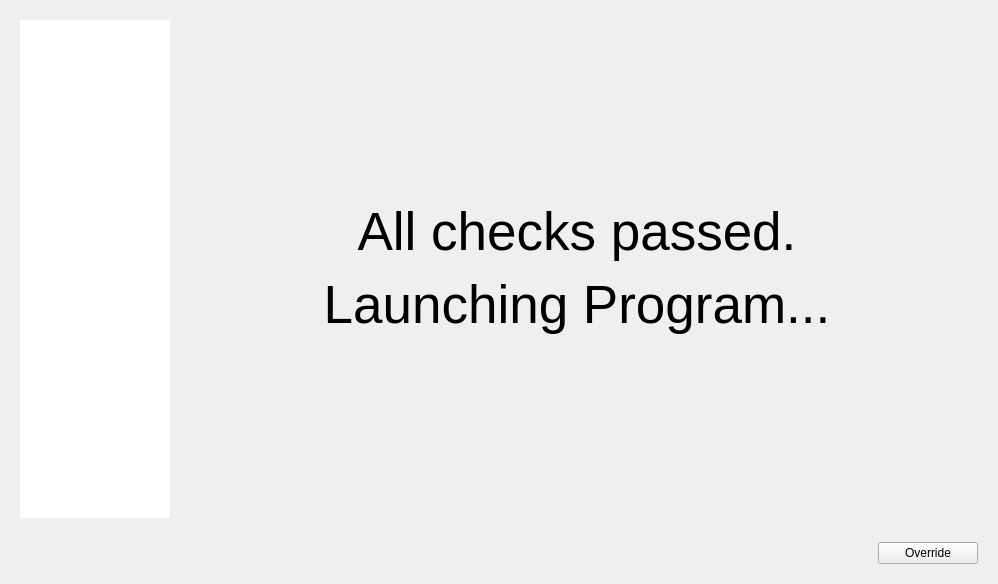
<?xml version="1.0" encoding="UTF-8"?>
<ui version="4.0">
 <class>StartWizard</class>
 <widget class="QWidget" name="StartWizard">
  <property name="geometry">
   <rect>
    <x>0</x>
    <y>0</y>
    <width>998</width>
    <height>584</height>
   </rect>
  </property>
  <property name="windowTitle">
   <string>Start Wizard</string>
  </property>
  <layout class="QVBoxLayout" name="verticalLayout">
   <item>
    <widget class="QWidget" name="widget" native="true">
     <layout class="QHBoxLayout" name="horizontalLayout_2">
      <item>
       <widget class="QListWidget" name="page_status_list_widget">
        <property name="maximumSize">
         <size>
          <width>150</width>
          <height>16777215</height>
         </size>
        </property>
        <property name="frameShape">
         <enum>QFrame::NoFrame</enum>
        </property>
        <property name="frameShadow">
         <enum>QFrame::Plain</enum>
        </property>
        <property name="lineWidth">
         <number>0</number>
        </property>
        <property name="midLineWidth">
         <number>0</number>
        </property>
        <property name="wordWrap">
         <bool>true</bool>
        </property>
       </widget>
      </item>
      <item>
       <widget class="QStackedWidget" name="stacked_widget">
        <property name="currentIndex">
         <number>2</number>
        </property>
        <widget class="ModInstallWidget" name="module_install_widget"/>
        <widget class="ParameterCheckWidget" name="parameter_check_widget"/>
        <widget class="QWidget" name="launch_widget">
         <layout class="QHBoxLayout" name="horizontalLayout_3">
          <item>
           <widget class="QLabel" name="launch_label">
            <property name="font">
             <font>
              <pointsize>40</pointsize>
             </font>
            </property>
            <property name="text">
             <string>&lt;html&gt;&lt;head/&gt;&lt;body&gt;&lt;p&gt;All checks passed.&lt;/p&gt;&lt;p&gt;Launching Program...&lt;/p&gt;&lt;/body&gt;&lt;/html&gt;</string>
            </property>
            <property name="alignment">
             <set>Qt::AlignCenter</set>
            </property>
           </widget>
          </item>
         </layout>
        </widget>
       </widget>
      </item>
     </layout>
    </widget>
   </item>
   <item>
    <widget class="QWidget" name="widget_2" native="true">
     <layout class="QHBoxLayout" name="horizontalLayout">
      <item>
       <spacer name="horizontalSpacer">
        <property name="orientation">
         <enum>Qt::Horizontal</enum>
        </property>
        <property name="sizeHint" stdset="0">
         <size>
          <width>833</width>
          <height>20</height>
         </size>
        </property>
       </spacer>
      </item>
      <item>
       <widget class="QPushButton" name="ok_button">
        <property name="minimumSize">
         <size>
          <width>100</width>
          <height>0</height>
         </size>
        </property>
        <property name="text">
         <string>Override</string>
        </property>
       </widget>
      </item>
     </layout>
    </widget>
   </item>
  </layout>
 </widget>
 <customwidgets>
  <customwidget>
   <class>ModInstallWidget</class>
   <extends>QWidget</extends>
   <header>..modInstallWidget</header>
   <container>1</container>
  </customwidget>
  <customwidget>
   <class>ParameterCheckWidget</class>
   <extends>QWidget</extends>
   <header>..parameterCheckWidget</header>
   <container>1</container>
  </customwidget>
 </customwidgets>
 <resources/>
 <connections/>
</ui>
